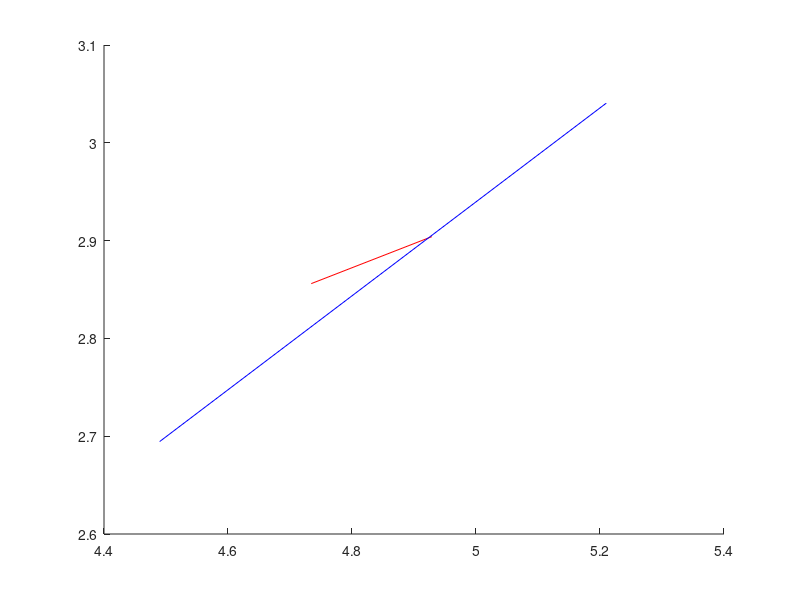

Recreate this plot in MATLAB.
figure;
hold on;
% V1
% 4.73432
% 2.85603
% 4.92877
% 2.90405
% V2
% 5.21023
% 3.04059
% 4.48974
% 2.6945


plot([4.73432, 4.92877], [2.85603, 2.90405], 'r')
plot([5.21023, 4.48974], [3.04059, 2.6945], 'b')